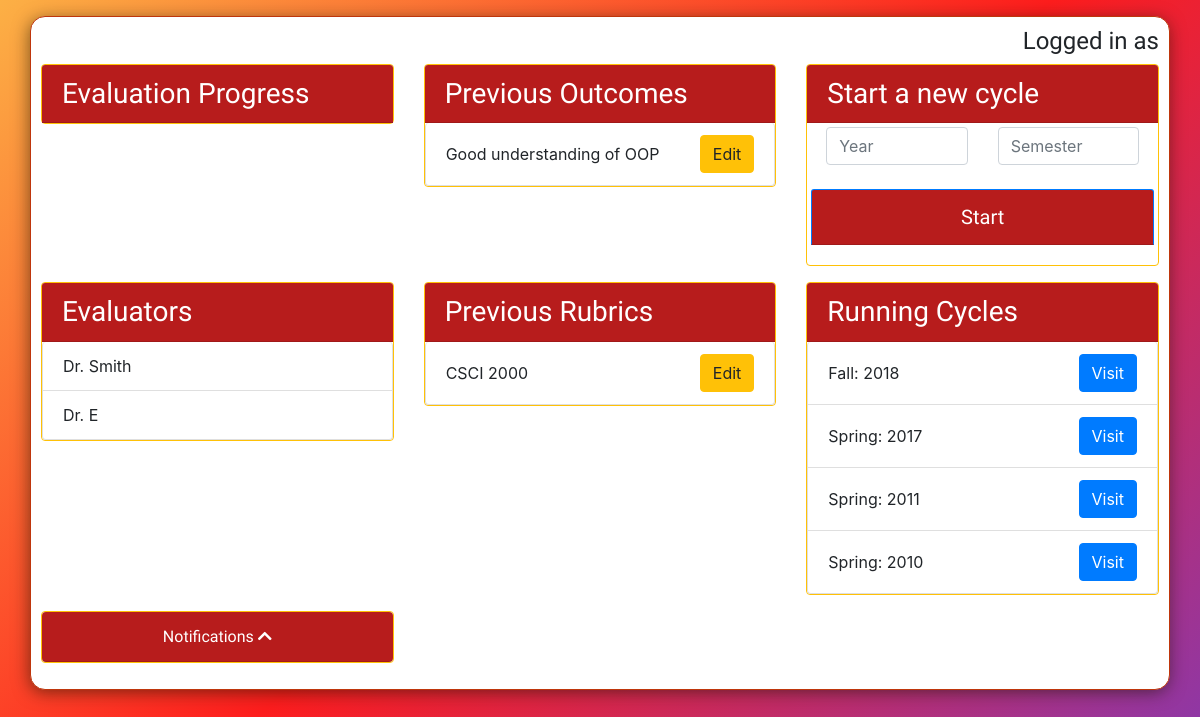
Page /dashboard on the earlier database version.
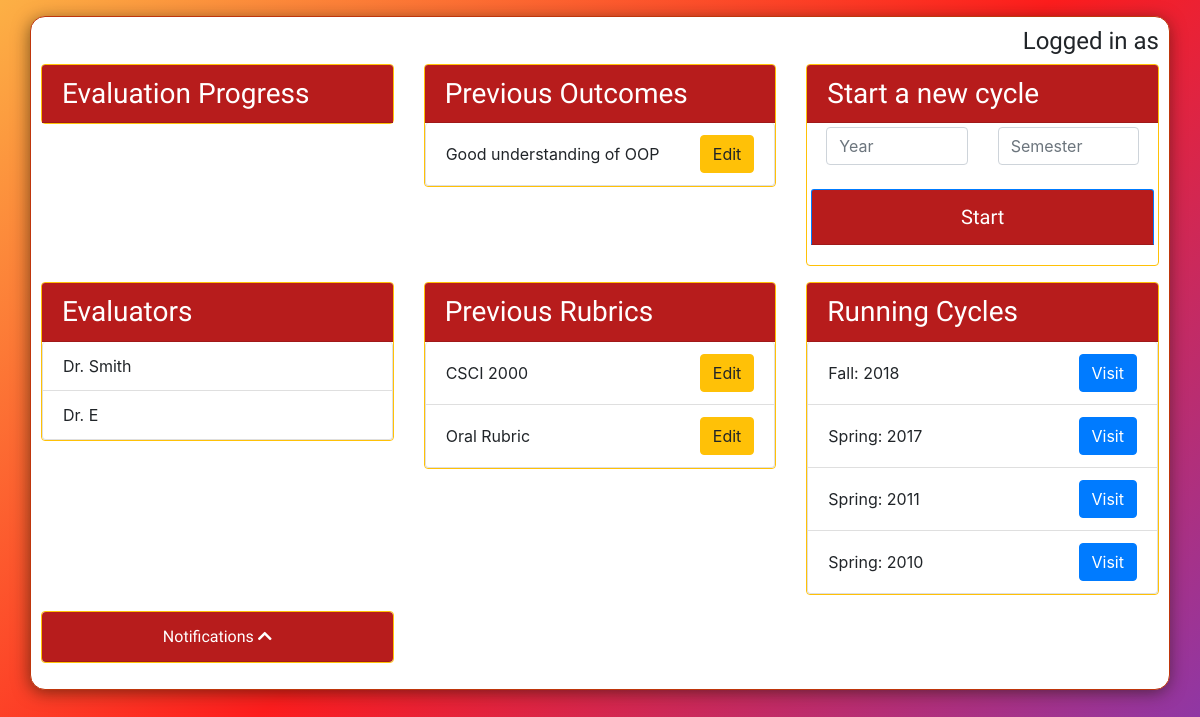
Same page on the later database version.
### main/models.py (models this page shows, shortened)
class Outcome(models.Model):
    title = models.CharField(max_length=200)
    measure = models.ForeignKey(Measure, on_delete=models.CASCADE)

class Evaluator(models.Model):
    name = models.CharField(max_length=100)
    email = models.CharField(max_length=200)

class Rubric(models.Model):
    title = models.CharField(max_length=200, blank=True, null=True)
    created_by = models.CharField(max_length=200)
    assigned_to = models.ManyToManyField(Evaluator)
    category = models.ManyToManyField(Category)

class Cycle(models.Model):
    year = models.PositiveIntegerField()
    semester = models.CharField(max_length=200)

### main/views.py (the view)
# urls.py: path('dashboard', views.dashboard, name = 'dashboard'),
def dashboard(request):
    rubrics = Rubric.objects.all()
    evaluators = Evaluator.objects.all()
    outcomes = Outcome.objects.all()
    cycles = Cycle.objects.all()
    notifications = evaluate_rubric.objects.all()
    context = {'rubrics':rubrics, 'evaluators': evaluators, 'outcomes': outcomes,
                'cycles': cycles, 'notifications':notifications}
    return render(request, 'main/adminhome.html', context)

### main/templates/main/adminhome.html (shortened to what the changed rows need)
<!doctype html>
<html lang="en">
  <head>
    <link rel="stylesheet" href="https://stackpath.bootstrapcdn.com/bootstrap/4.3.1/css/bootstrap.min.css">
    <link rel="stylesheet" href="https://stackpath.bootstrapcdn.com/bootstrap/4.3.1/css/bootstrap.min.css">
    <link rel="stylesheet" href = "./static/css/landing.css">
    <link rel="stylesheet" href="https://use.fontawesome.com/releases/v5.7.2/css/all.css">
  </head>
  <body>
    <div class = "container-fluid">
      <div class = "container" id = "main_content">
        <div class = "row">
          <div class = "col col-lg-4 col-md-6 col-sm-12">
            <div class = "card border-warning mb-3">
              <ul class="list-group">
                {% for outcome in outcomes %}
                  <li class="list-group-item d-flex justify-content-between align-items-center">
                    {{outcome.title}}
                    <button class = "btn btn-warning"> Edit </button>
                  </li>
              {%endfor%}
              </ul>
            </div>
          </div>
        </div>
        <div class = "row">
          <div class = "col col-lg-4 col-md-6 col-sm-12">
            <div class = "card border-warning mb-3">
              <ul class="list-group">
                {%for evaluator in evaluators%}
                  <li class="list-group-item d-flex justify-content-between align-items-center">
                    {{evaluator.name}}
                  </li>
                {%endfor%}
              </ul>
            </div>
          </div>
          <div class = "col col-lg-4 col-md-6 col-sm-12">
            <div class = "card border-warning mb-3">
              <ul class="list-group">
                {%for rubric in rubrics%}
                  <li class="list-group-item d-flex justify-content-between align-items-center">
                    {{rubric.title}}
                    <button class = "btn btn-warning"> Edit </button>
                  </li>
                {%endfor%}
              </ul>
            </div>
          </div>
          <div class = "col col-lg-4 col-md-6 col-sm-12">
            <div class = "card border-warning mb-3">
              <ul class="list-group">
                {%for cycle in cycles%}
                  <li class="list-group-item d-flex justify-content-between align-items-center">
                    {{cycle.semester}}: {{cycle.year}}
                    <button class = "btn btn-primary"> Visit </button>
                  </li>
                {%endfor%}
              </ul>
            </div>
          </div>
        </div>
      </div>
    </div>
  </body>
</html>

Differences in the rows shown:
added Rubric: title "Oral Rubric"
